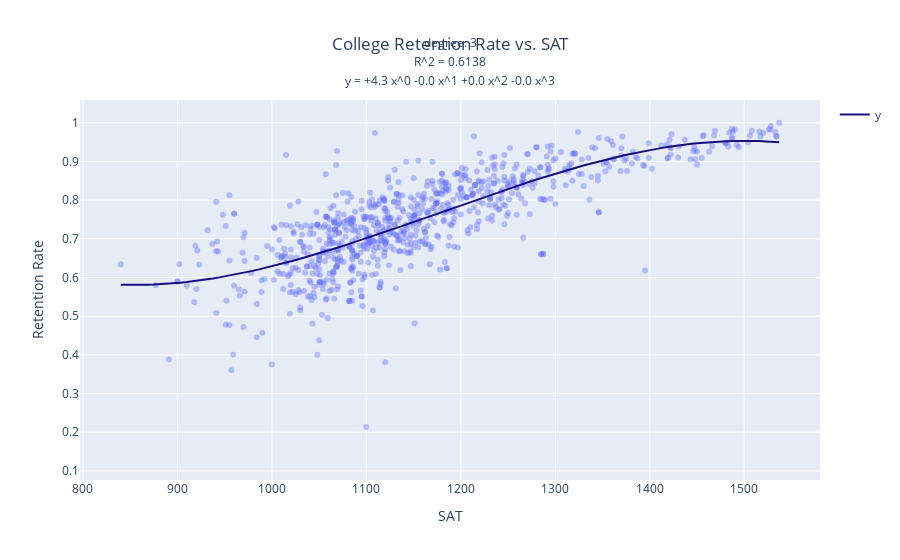
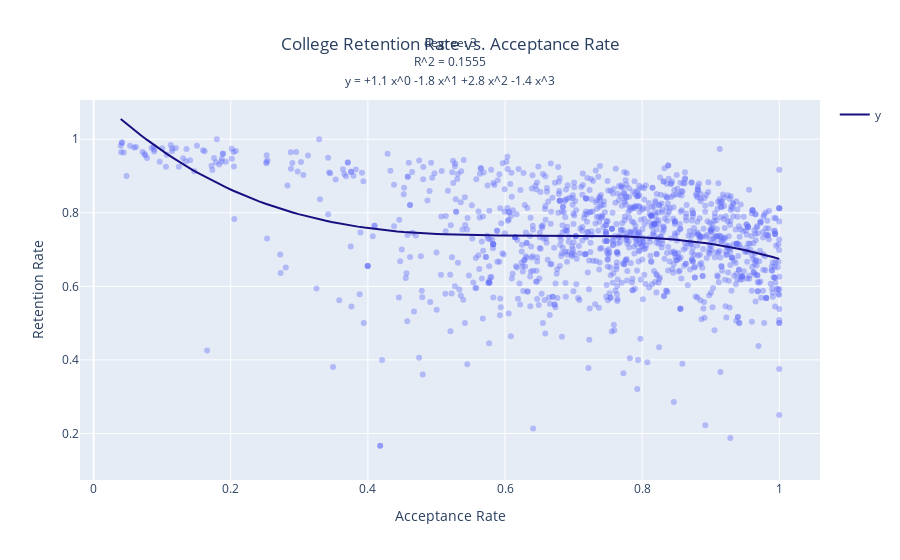
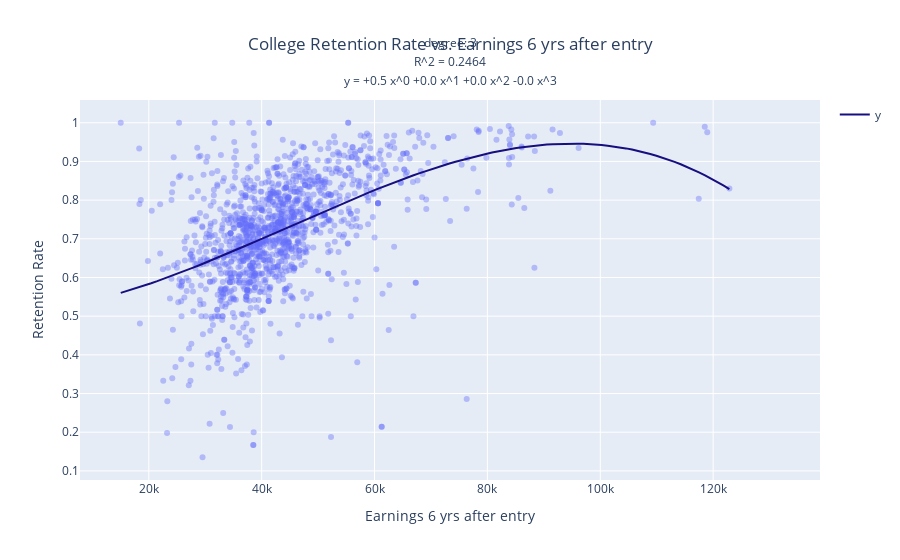
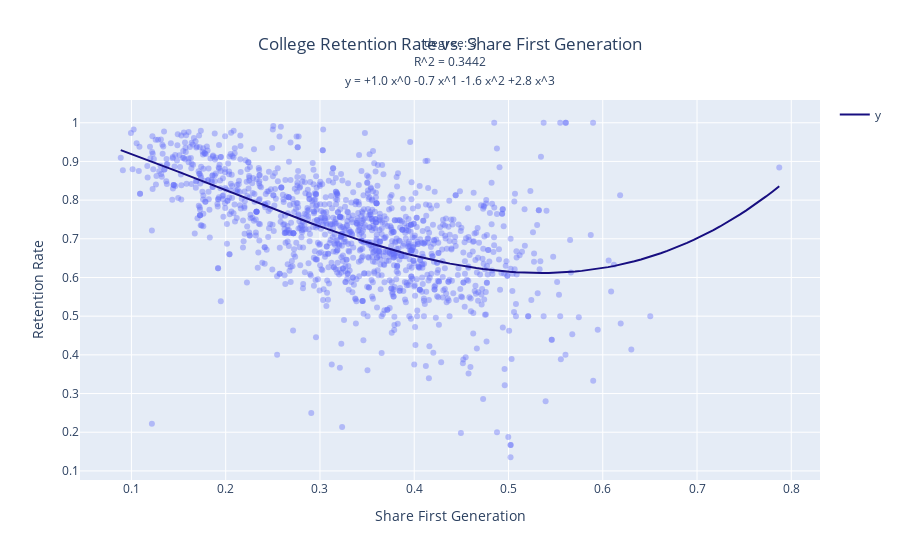

Notebook code for these charts, in order:
### Code cell
# columns to compare with retention rate
cols = [list(df_college.columns)[i] for i in range(len(list(df_college.columns))) if i not in [0, 5]]

for c in cols:
    scatter_plot_line(df_college, c, 'Retention Rate', degree=3)

# TODO - each plot may have its own best fitting degree
